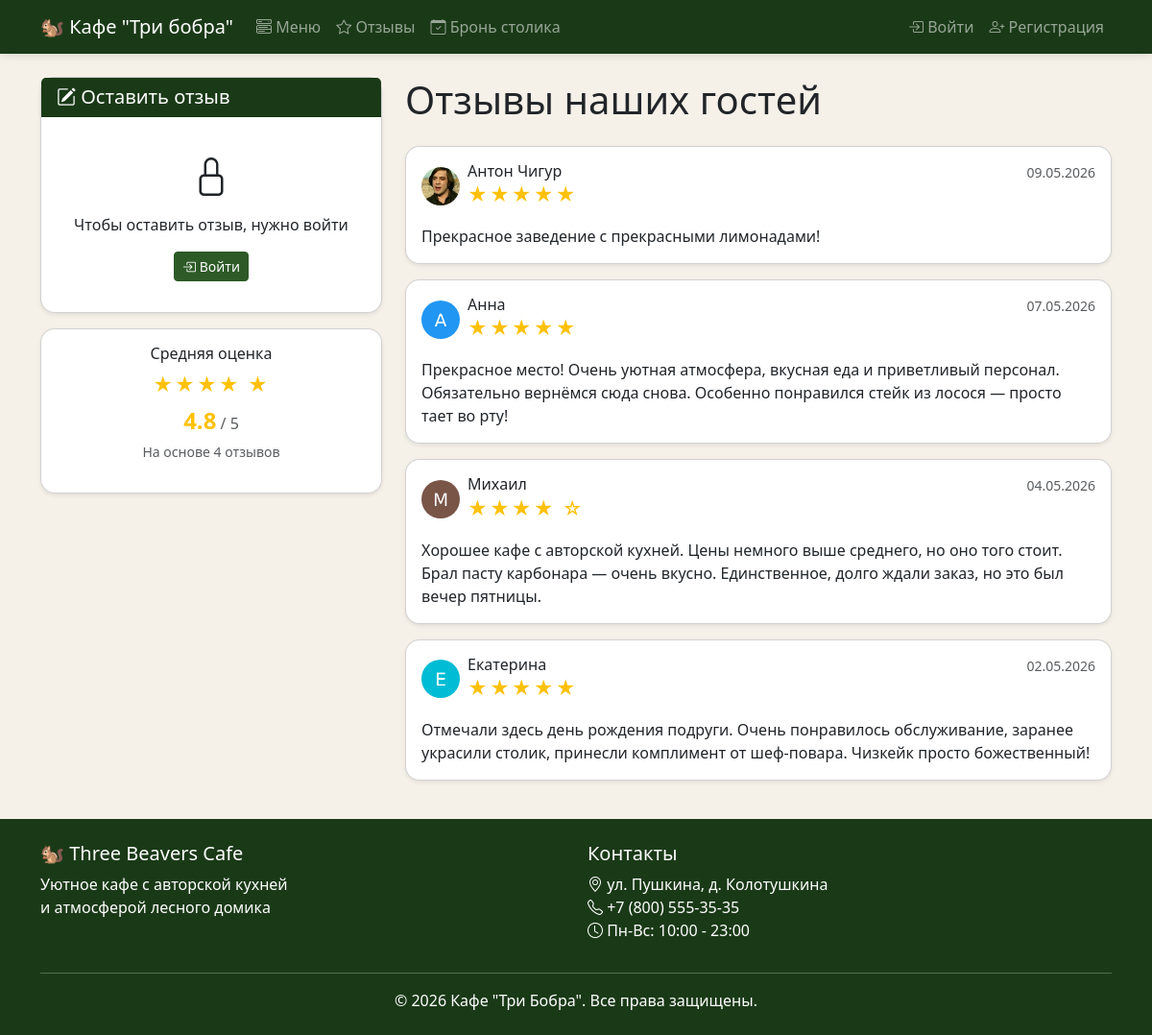
The app's page /reviews with its own data.
### models.py (models this page shows)
class Review(db.Model):
    id = db.Column(db.Integer, primary_key=True)
    user_id = db.Column(db.Integer, db.ForeignKey("user.id"), nullable=False)
    rating = db.Column(db.Integer, nullable=False)
    text = db.Column(db.Text, nullable=False)
    created_at = db.Column(db.DateTime, default=datetime.utcnow)

class User(UserMixin, db.Model):
    id = db.Column(db.Integer, primary_key=True)
    username = db.Column(db.String(80), unique=True, nullable=False)
    email = db.Column(db.String(120), unique=True, nullable=False)
    password_hash = db.Column(db.String(256), nullable=False)
    is_admin = db.Column(db.Boolean, default=False)
    avatar = db.Column(db.String(300), default="default-avatar.png")
    cart_items = db.relationship("CartItem", backref="user", lazy=True)
    orders = db.relationship("Order", backref="user", lazy=True)
    bookings = db.relationship("Booking", backref="user", lazy=True)
    reviews = db.relationship("Review", backref="user", lazy=True)

### routes/reviews.py (the view)
@reviews_bp.route("/reviews")
def reviews():
    all_reviews = Review.query.order_by(Review.created_at.desc()).all()
    return render_template("reviews.html", reviews=all_reviews)

### templates/reviews.html (shortened to what this page needs)
{% extends "base.html" %}
{% block content %}
<div class="container">
    <div class="row">
        <div class="col-lg-4 mb-4">
            <div class="card shadow-sm sticky-top" style="top: 80px;">
                <div class="card-header bg-dark-green text-white">
                    <h5 class="mb-0"><i class="bi bi-pencil-square"></i> Оставить отзыв</h5>
                </div>
                <div class="card-body">
                    {% if current_user.is_authenticated %}
                    <form method="POST" action="{{ url_for('reviews.add_review') }}">
                        <div class="mb-3 text-center">
                            <label class="form-label fw-bold">Ваша оценка</label>
                            <div class="star-rating-input">
                                <input type="radio" id="star5" name="rating" value="5" required>
                                <label for="star5" title="5 звёзд">★</label>
                                <input type="radio" id="star4" name="rating" value="4">
                                <label for="star4" title="4 звезды">★</label>
                                <input type="radio" id="star3" name="rating" value="3">
                                <label for="star3" title="3 звезды">★</label>
                                <input type="radio" id="star2" name="rating" value="2">
                                <label for="star2" title="2 звезды">★</label>
                                <input type="radio" id="star1" name="rating" value="1">
                                <label for="star1" title="1 звезда">★</label>
                            </div>
                            <small class="text-muted">Нажмите на звёзды для оценки</small>
                        </div>
                        <div class="mb-3">
                            <label class="form-label">Ваш отзыв</label>
                            <textarea class="form-control" name="text" rows="4"
                                      placeholder="Расскажите о ваших впечатлениях..."
                                      required minlength="10"></textarea>
                            <small class="text-muted">Минимум 10 символов</small>
                        </div>
                        <button type="submit" class="btn btn-primary w-100">
                            <i class="bi bi-send"></i> Отправить отзыв
                        </button>
                    </form>
                    {% else %}
                    <div class="text-center py-3">
                        <i class="bi bi-lock" style="font-size: 40px;"></i>
                        <p class="mt-2">Чтобы оставить отзыв, нужно войти</p>
                        <a href="{{ url_for('auth.login') }}" class="btn btn-primary btn-sm">
                            <i class="bi bi-box-arrow-in-right"></i> Войти
                        </a>
                    </div>
                    {% endif %}
                </div>
            </div>
            {% if reviews %}
            <div class="card shadow-sm mt-3">
                <div class="card-body text-center">
                    <h6>Средняя оценка</h6>
                    {% set avg_rating = (reviews|sum(attribute='rating') / reviews|length)|round(1) %}
                    <div class="stars-display mb-1">
                        {% for i in range(avg_rating|int) %}★{% endfor %}
                        {% if avg_rating % 1 >= 0.5 %}★{% endif %}
                    </div>
                    <span class="fs-4 fw-bold text-warning">{{ avg_rating }}</span>
                    <span class="text-muted">/ 5</span>
                    <p class="small text-muted mt-1">На основе {{ reviews|length }} отзывов</p>
                </div>
            </div>
            {% endif %}
        </div>
        <div class="col-lg-8">
            <h1 class="mb-4">Отзывы наших гостей</h1>
            {% if reviews %}
                {% for review in reviews %}
                <div class="card shadow-sm mb-3">
                    <div class="card-body">
                        <div class="d-flex justify-content-between align-items-start">
                            <div class="d-flex align-items-center">
                                <img src="/auth/avatar/{{ review.user.id }}"
                                     class="rounded-circle me-2"
                                     style="width: 40px; height: 40px; object-fit: cover;"
                                     alt="{{ review.user.username }}">
                                <div>
                                    <h6 class="mb-0">{{ review.user.username }}</h6>
                                    <div class="stars-display">
                                        {% for i in range(review.rating) %}★{% endfor %}
                                        {% for i in range(5 - review.rating) %}☆{% endfor %}
                                    </div>
                                </div>
                            </div>
                            <small class="text-muted">
                                {{ review.created_at.strftime('%d.%m.%Y') }}
                            </small>
                        </div>
                        <p class="mt-3 mb-0">{{ review.text }}</p>
                    </div>
                </div>
                {% endfor %}
            {% else %}
                <div class="text-center py-5">
                    <span style="font-size: 80px;">⭐</span>
                    <h3 class="mt-3">Пока нет отзывов</h3>
                    <p class="text-muted">Будьте первым, кто оставит отзыв!</p>
                </div>
            {% endif %}
        </div>
    </div>
</div>
{% endblock %}

### static/css/style.css (style rules this page uses)
:root { --beaver-green: #2d5a27; --beaver-dark: #1a3a17; --beaver-light: #4a7c43; --beaver-gold: #c4a35a; --beaver-cream: #f5f0e8; --beaver-brown: #6b4f3c; }
.bg-dark-green { background-color: var(--beaver-dark) !important; }
.btn-primary { background-color: var(--beaver-green); border-color: var(--beaver-green); }
.card { border-radius: 15px; transition: transform 0.3s, box-shadow 0.3s; }
body { background-color: var(--beaver-cream); min-height: 100vh; display: flex; flex-direction: column; }

### templates/reviews.html (style rules this page uses)
.stars-display { color: #ffc107; font-size: 20px; letter-spacing: 2px; }

### records on screen
Review: shows a picture, user.username "Антон Чигур", created_at "09.05.2026", text "Прекрасное заведение с прекрасными лимонадами!"
Review: shows a picture, user.username "Анна", created_at "07.05.2026", text "Прекрасное место! Очень уютная атмосфера, вкусная еда и приветливый персонал. Обязательно вернёмся сюда снова. Особенно понравился стейк из лосося — просто тает во рту!"
Review: shows a picture, user.username "Михаил", created_at "04.05.2026", text "Хорошее кафе с авторской кухней. Цены немного выше среднего, но оно того стоит. Брал пасту карбонара — очень вкусно. Единственное, долго ждали заказ, но это был вечер пятницы."
Review: shows a picture, user.username "Екатерина", created_at "02.05.2026", text "Отмечали здесь день рождения подруги. Очень понравилось обслуживание, заранее украсили столик, принесли комплимент от шеф-повара. Чизкейк просто божественный!"

### other values on screen
{{ avg_rating }} "4.8"
{{ reviews|length }} "4"
